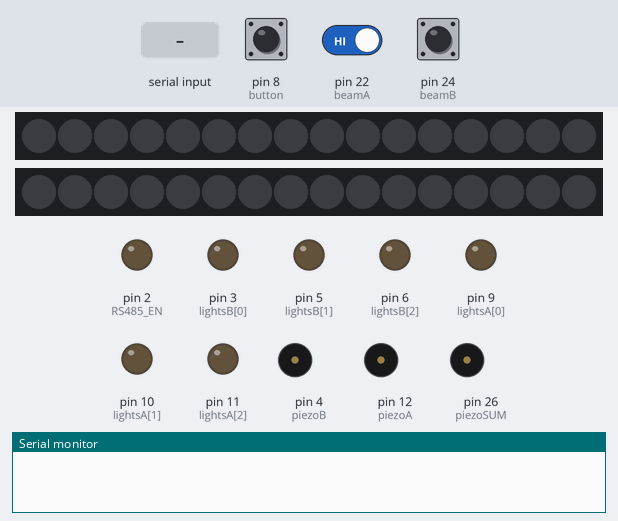
Bench run of a sketch on a simulated Arduino Mega 2560, built with avr-gcc and run on an emulated ATmega2560. On the bench: 2 × 16 RGB LEDs in strip order, left to right, output pins drawn as LEDs (lit = HIGH), buzzer (waves = sounding, pin HIGH), the last lines printed to the serial monitor. Dashed ring = blinking. Inputs (shaded band) come from the test bench; at power-on: pin 8 (button) HIGH, pin 22 (beamA) HIGH, pin 24 (beamB) HIGH.

Above: at 1.2 s.
1.3 s: pin 8 (button) pulled LOW for 0.15 s
At 1.96 s:
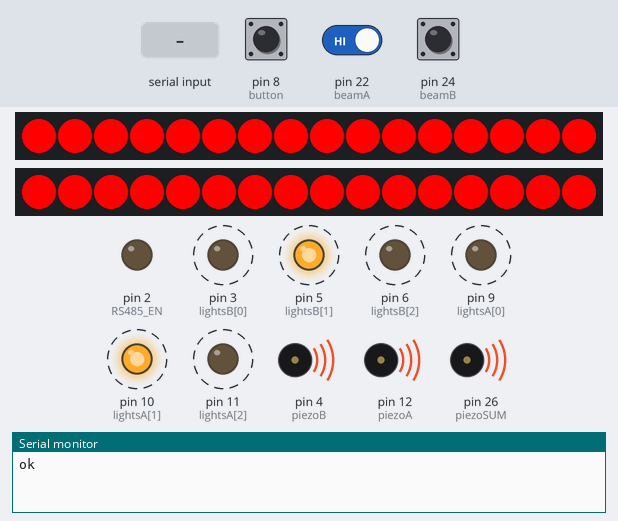
2.0 s: "start\n" received over Serial
5.0 s: pin 8 (button) pulled LOW for 1 s
At 6.26 s:
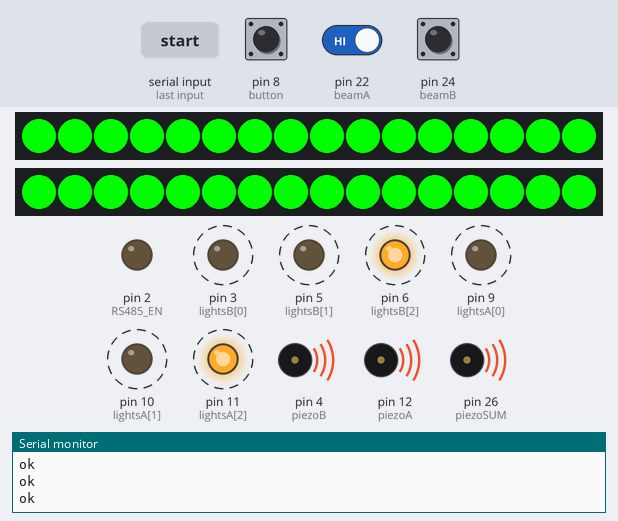
6.6 s: pin 8 (button) driven LOW and pin 22 (beamA) driven LOW
9.6 s: "start\n" received over the second serial link
At 11.09 s:
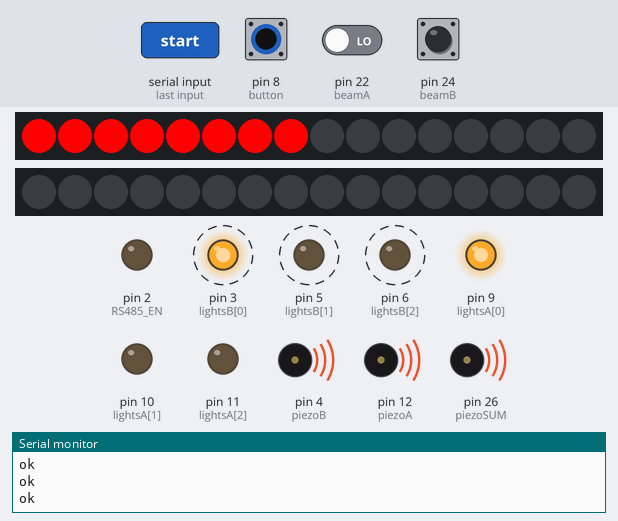
11.8 s: "start\n" received over Serial
At 14.7 s:
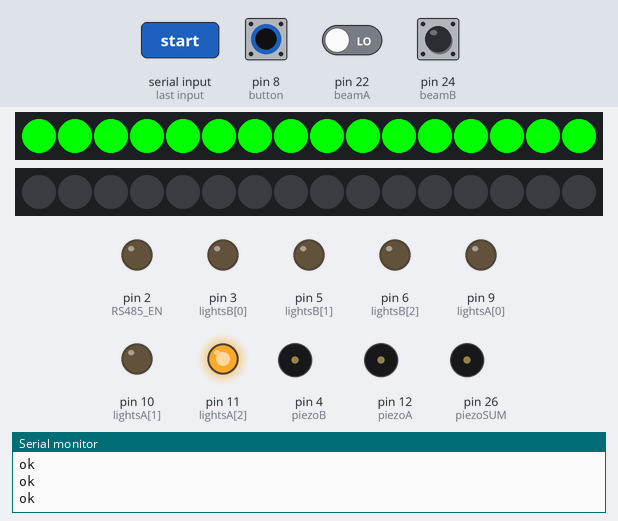
Timing chart, 0 to 18.5 s (numbered marks = the images above; inputs shaded):
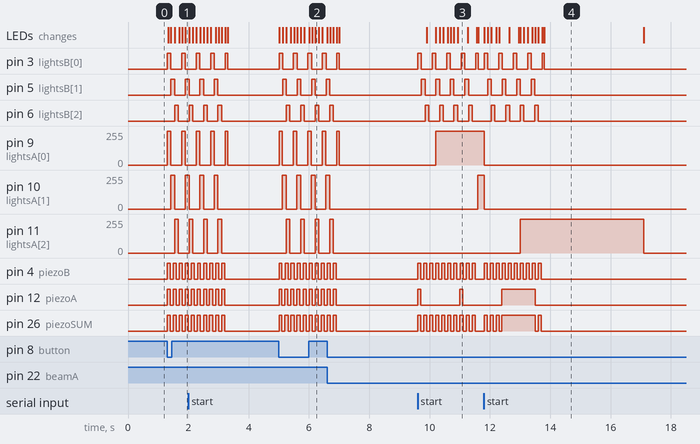

Measured:
- after the input at 1.3 s, pin 3 (lightsB[0]): alternates HIGH for 0.12 s and LOW for 0.36 s, starting at once; pin 5 (lightsB[1]): LOW → HIGH after 0.12 s, → LOW 0.12 s later, → HIGH 0.36 s later
- after the input at 5.0 s, pin 3 (lightsB[0]): alternates HIGH for 0.12 s and LOW for 0.36 s, starting at once; pin 5 (lightsB[1]): alternates HIGH for 0.12 s and LOW for 0.36 s, starting after 0.12 s
- after the input at 9.6 s, pin 2 (RS485_EN): stays LOW (without the input it goes to HIGH after 0.50 s); pin 3 (lightsB[0]): alternates HIGH for 0.12 s and LOW for 0.36 s, starting at once
- after the input at 11.8 s, pin 3 (lightsB[0]): alternates HIGH for 0.12 s and LOW for 0.36 s, 10 changes in all, then stays LOW, starting at once; pin 5 (lightsB[1]): alternates HIGH for 0.12 s and LOW for 0.36 s, 8 changes in all, then stays LOW, starting after 0.13 s

The sketch:

fw1.4.ino
```cpp
#include <Adafruit_NeoPixel.h>

/*
 Martin Pihrt
 FW: 1.4 17.06.2026
 Dva semafory + laserové brány + false-start logic
 Přidaná podpora pro počítadla kol v app
 Odesílání:
   finish_a
   finish_b

 přidaný 2x výstup pro WS28B12 pásek (2x8 LED jako semafor R,R,G)
 přidaný výstup piezo sum (piezo A+B)

komunikace
PYTHON ---> start ----> ARDUINO
ARDUINO ---> ok ------------> PYTHON
ARDUINO ---> finish_a ------> PYTHON
ARDUINO ---> finish_b ------> PYTHON
ARDUINO ---> race_finished -> PYTHON
-----------------

START
↓
běží semafor

1. přerušení během odpočtu
↓
FALSE START

OK
↓
závod běží

1. přerušení
↓
auto vyjelo ze startu
↓
ignorovat

2. přerušení
↓
auto projelo cílem
↓
finish_a
-----------------

piezo sum:
Semafor A pípá
→ piezoA
→ piezoSUM

Semafor B pípá
→ piezoB
→ piezoSUM

Pípají oba
→ piezoA
→ piezoB
→ piezoSUM

Jeden skončí
→ piezoSUM stále hraje

Skončí oba
→ piezoSUM ztichne
*/

// ============================================================================
// CONFIG
// ============================================================================
const int lightsA[]  = {9, 10, 11};
const int piezoA     = 12;
const int beamA      = 22;

const int lightsB[]  = {3, 5, 6};
const int piezoB     = 4;
const int beamB      = 24;

const int piezoSUM   = 26; // piezo sum A+B (only one piezo)

const int lightCount = 3;

const int RS485_EN   = 2;
const int button     = 8;

int fadeInTime  = 100;
int fadeOutTime = 100;

int stepTime    = 800;
int holdTime    = 3000;

int beepShort   = 100;
int beepLong    = 1100;

int warnDurationMs = 2000;
int warnBeepOnMs   = 100;
int warnBeepOffMs  = 100;
int warnStepMs     = 120;

bool laserActiveLow = false;
bool laserActiveHigh = true;
bool useInternalPullup = true;

const int BAUD  = 9600;

bool DEBUG = false; //true;

// ============================================================================
// RGB LED WS28B12 2x (2x8 RGB LED)
// ============================================================================
#define WS_PIN_A 25
#define WS_PIN_B 23

#define WS_COUNT 16

Adafruit_NeoPixel wsA(
    WS_COUNT,
    WS_PIN_A,
    NEO_GRB + NEO_KHZ800
);

Adafruit_NeoPixel wsB(
    WS_COUNT,
    WS_PIN_B,
    NEO_GRB + NEO_KHZ800
);

// ============================================================================
// GLOBALS
// ============================================================================
unsigned long now;
bool okSent = false;
// race running flag
bool raceRunning = false;
// finish flags
bool finishASent = false;
bool finishBSent = false;
// debounce finish gate
unsigned long lastFinishA = 0;
unsigned long lastFinishB = 0;
const unsigned long finishDebounce = 3500;
// counter for beam interrupt
byte beamCountA = 0;
byte beamCountB = 0;
bool falseStartA = false;
bool falseStartB = false;
bool sumBeepA = false;
bool sumBeepB = false;
bool lastButtonState = HIGH;

void rs485Send(String msg);

// ============================================================================
// HELPER
// ============================================================================
bool isBeamBrokenRaw(int pin) {
  int v = digitalRead(pin);
  if (laserActiveLow)  return (v == LOW);
  if (laserActiveHigh) return (v == HIGH);
  return false;
}

// ============================================================================
// FINISH DETECTION
// ============================================================================
void handleFinishA() {
  if (!raceRunning) return;
  if (finishASent) return;
  if (!isBeamBrokenRaw(beamA)) return;
  if (now - lastFinishA < finishDebounce) return;
  lastFinishA = now;
  beamCountA++;
  if (DEBUG) {
    Serial.print(F("[A] beam count = "));
    Serial.println(beamCountA);
  }
  byte requiredCount = falseStartA ? 3 : 2;
  if (beamCountA < requiredCount)
    return;
  finishASent = true;
  Serial.println(F("finish_a"));
  rs485Send("finish_a\n");
  falseStartA = false;
}

void handleFinishB() {
  if (!raceRunning) return;
  if (finishBSent) return;
  if (!isBeamBrokenRaw(beamB)) return;
  if (now - lastFinishB < finishDebounce) return;
  lastFinishB = now;
  beamCountB++;
  if (DEBUG) {
    Serial.print(F("[B] beam count = "));
    Serial.println(beamCountB);
  }
  byte requiredCount = falseStartB ? 3 : 2;
  if (beamCountB < requiredCount)
    return;
  finishBSent = true;
  Serial.println(F("finish_b"));
  rs485Send("finish_b\n");
  falseStartB = false;
}

void handleRaceFinished() {
  if (!raceRunning) return;
  if (finishASent && finishBSent) {
    raceRunning = false;
    Serial.println(F("race_finished"));
    rs485Send("race_finished\n");
    if (DEBUG) {
      Serial.println(F("[RACE] FINISHED"));
    }
  }
}

// ============================================================================
// TRAFFIC LIGHT CLASS
// ============================================================================
struct TrafficLight {
  const int* leds;
  int piezo;
  int beamPin;
  int id;
  enum State {
    IDLE,
    FADE_IN,
    STEP_WAIT,
    HOLD,
    FADE_OUT,
    FALSE_START
  } state;

  Adafruit_NeoPixel* strip;
  unsigned long stateTimer;
  unsigned long fadeTimer;
  int fadeLevel;
  int currentLED;
  bool fadeBeepStarted;
  bool beepActive;
  unsigned long beepEnd;
  bool warnActive;
  unsigned long warnEnd;
  unsigned long warnTick;
  int warnPhase;
  bool completedLong;
  bool finishedForOk;

  void updateSumPiezo()
  {
    digitalWrite(piezoSUM,(sumBeepA || sumBeepB) ? HIGH : LOW);
  }

  void init(const int* l, int p, int b, int _id, Adafruit_NeoPixel* ws) {
    leds = l;
    piezo = p;
    beamPin = b;
    id = _id;
    state = IDLE;
    stateTimer = 0;
    fadeTimer = 0;
    fadeLevel = 0;
    currentLED = 0;
    fadeBeepStarted = false;
    beepActive = false;
    beepEnd = 0;
    warnActive = false;
    warnEnd = 0;
    warnTick = 0;
    warnPhase = 0;
    completedLong = false;
    finishedForOk = false;
    strip = ws;
  }

  void resetOutputs() {
    for (int i = 0; i < lightCount; i++) {
      analogWrite(leds[i], 0);
    }
    digitalWrite(piezo, LOW);
    wsOff();
    if (id == 0)
      sumBeepA = false;
    else
      sumBeepB = false;
    updateSumPiezo();
  }

  void start() {
    if (state != IDLE) return;
    state = FADE_IN;
    currentLED = 0;
    fadeLevel = 0;
    fadeTimer = now;
    fadeBeepStarted = false;
    completedLong = false;
    finishedForOk = false;
    if (DEBUG) {
      Serial.print(F("[TL] start semafor "));
      Serial.println(id);
    }
  }

  void triggerFalseStart() {
    finishedForOk = true;
    state = FALSE_START;
    warnActive = true;
    warnEnd = now + (unsigned long)warnDurationMs;
    warnTick = now;
    warnPhase = 0;
    beepActive = false;
    digitalWrite(piezo, LOW);
    if (id == 0)
      sumBeepA = false;
    else
      sumBeepB = false;
    updateSumPiezo();
    for (int i = 0; i < lightCount; i++) {
      analogWrite(leds[i], 0);
    }
    wsOff();
    if (DEBUG) {
      Serial.print(F("[TL] FALSE START semafor "));
      Serial.println(id);
    }
    if (id == 0) falseStartA = true;
    if (id == 1) falseStartB = true;
  }

  void startBeep(int duration) {
    digitalWrite(piezo, HIGH);
    beepActive = true;
    beepEnd = now + duration;
    if (id == 0)
      sumBeepA = true;
    else
      sumBeepB = true;
    updateSumPiezo();
  }

  void stopBeep() {
    digitalWrite(piezo, LOW);
    beepActive = false;
    if (id == 0)
      sumBeepA = false;
    else
      sumBeepB = false;
    updateSumPiezo();
  }

  void fadeInStep() {
    int interval = max(1, fadeInTime / 255);
    if (now - fadeTimer >= interval) {
      fadeTimer = now;
      analogWrite(leds[currentLED], fadeLevel);
      if (currentLED < 2)
      {
        setWsBrightness(255, 0, fadeLevel);
      }
      else
      {
        setWsBrightness(0, 255, fadeLevel);
      }
      fadeLevel++;
      if (fadeLevel > 255)
        fadeLevel = 255;
    }
  }

  bool fadeInDone() {
    return (fadeLevel == 255);
  }

  void fadeOutAllStep() {
    int interval = max(1, fadeOutTime / 255);
    if (now - fadeTimer >= interval) {
      fadeTimer = now;
      fadeLevel--;
      if (fadeLevel < 0) {
        fadeLevel = 0;
      }
      for (int i = 0; i < lightCount; i++) {
        analogWrite(leds[i], fadeLevel);
      }
      if (currentLED >= 2)
        {
          setWsBrightness(0, 255, fadeLevel);
        }
        else
        {
          setWsBrightness(255, 0, fadeLevel);
        }
    }
  }

  bool fadeOutDone() {
    return (fadeLevel <= 0);
  }

  void update() {
    if (beepActive && now >= beepEnd) {
      stopBeep();
    }
    if (state != IDLE && state != FALSE_START) {
      if (!completedLong) {
        if (isBeamBrokenRaw(beamPin)) {
          triggerFalseStart();
          return;
        }
      }
    }

    switch (state) {
      case IDLE:
        break;

      case FADE_IN:
        if (!fadeBeepStarted) {
          if (currentLED == lightCount - 1) {
            startBeep(beepLong);
            completedLong = true;
            finishedForOk = true;
          } else {
            startBeep(beepShort);
          }
          fadeBeepStarted = true;
        }
        fadeInStep();
        if (fadeInDone()) {
          state = STEP_WAIT;
          stateTimer = now;
          fadeLevel = 0;
        }
        break;

      case STEP_WAIT:
        if (now - stateTimer >= (unsigned long)stepTime) {
          currentLED++;
          if (currentLED >= lightCount) {
            state = HOLD;
            stateTimer = now;
          } else {
            state = FADE_IN;
            fadeTimer = now;
            fadeBeepStarted = false;
          }
        }
        break;

      case HOLD:
        if (now - stateTimer >= (unsigned long)holdTime) {
          state = FADE_OUT;
          fadeLevel = 255;
          fadeTimer = now;
        }
        break;

      case FADE_OUT:
        fadeOutAllStep();
        if (fadeOutDone()) {
          state = IDLE;
          resetOutputs();
        }
        break;

      case FALSE_START:
        if (warnActive) {
          unsigned long t = (now - (warnEnd - warnDurationMs));
          unsigned long cycle = warnBeepOnMs + warnBeepOffMs;
          bool warnBeep = ((t % cycle) < (unsigned long)warnBeepOnMs);
          digitalWrite(piezo, warnBeep);
          if (id == 0)
            sumBeepA = warnBeep;
          else
            sumBeepB = warnBeep;
          updateSumPiezo();
          unsigned long elapsedFromStart =
            (warnDurationMs - (warnEnd - now));
          int step =
            (elapsedFromStart / warnStepMs) % (lightCount + 1);
          for (int i = 0; i < lightCount; i++) {
            if (step < lightCount) {
              analogWrite(leds[i], (i == step) ? 255 : 0);
            } else {
              analogWrite(leds[i], 0);
            }
          }

          // WS2812 false start animace
          if (step == 0)
          {
            // první červená
            for (int i = 0; i < 8; i++)
              strip->setPixelColor(i, strip->Color(255, 0, 0));
            for (int i = 8; i < 16; i++)
              strip->setPixelColor(i, 0);
          }
          else if (step == 1)
          {
            // druhá červená
            for (int i = 0; i < 16; i++)
              strip->setPixelColor(i, strip->Color(255, 0, 0));
          }
          else if (step == 2)
          {
            // zelená
            for (int i = 0; i < 16; i++)
              strip->setPixelColor(i, strip->Color(0, 255, 0));
          }
          else
          {
            strip->clear();
          }
          strip->show();

          if (now >= warnEnd) {
            warnActive = false;
            digitalWrite(piezo, LOW);
            if (id == 0)
              sumBeepA = false;
            else
              sumBeepB = false;
            updateSumPiezo();
            for (int i = 0; i < lightCount; i++) {
              analogWrite(leds[i], 0);
            }
            wsOff();
            state = IDLE;
          }
        } else {
          digitalWrite(piezo, LOW);
          if (id == 0)
            sumBeepA = false;
          else
            sumBeepB = false;
          updateSumPiezo();
          for (int i = 0; i < lightCount; i++) {
            analogWrite(leds[i], 0);
          }
          wsOff();
          state = IDLE;
        }
        break;
    }
  }

  void setWsBrightness(uint8_t red, uint8_t green, uint8_t level)
  {
    uint32_t color =  strip->Color((red   * level) / 255, (green * level) / 255, 0);
    if (currentLED == 0)
    {
      // RED1 = LED 0-7
      for (int i = 0; i < 8; i++)
          strip->setPixelColor(i, color);
      for (int i = 8; i < 16; i++)
          strip->setPixelColor(i, 0);
    }
    else if (currentLED == 1)
    {
      // RED1 + RED2
      for (int i = 0; i < 16; i++)
        strip->setPixelColor(i, color);
    }
    else
    {
      // GREEN
      uint32_t greenColor = strip->Color(0, level, 0);
      for (int i = 0; i < 16; i++)
        strip->setPixelColor(i, greenColor);
    }
    strip->show();
  }

  void wsOff()
  {
    strip->clear();
    strip->show();
  }
};

// ============================================================================
// INSTANCES
// ============================================================================
TrafficLight tlA;
TrafficLight tlB;

// ============================================================================
// RS485
// ============================================================================
void rs485Send(String msg) {
  digitalWrite(RS485_EN, HIGH);
  delayMicroseconds(40);
  Serial1.print(msg);
  Serial1.flush();
  delayMicroseconds(40);
  digitalWrite(RS485_EN, LOW);
}

// ============================================================================
// UART
// ============================================================================
String rx0 = "";
String rx1 = "";

void startRace() {
  tlA.resetOutputs();
  tlB.resetOutputs();
  tlA.start();
  tlB.start();
  okSent = false;
  raceRunning = false;
  finishASent = false;
  finishBSent = false;
  lastFinishA = 0;
  lastFinishB = 0;
  beamCountA = 0;
  beamCountB = 0;
  falseStartA = false;
  falseStartB = false;
  if (DEBUG) {
    Serial.println(F("[RACE] START"));
  }
}

void handleUART() {
  while (Serial.available()) {
    char c = Serial.read();
    if (c == '\n') {
      rx0.trim();
      if (rx0.equalsIgnoreCase("start")) {
        startRace();
      }
      rx0 = "";
    } else {
      rx0 += c;
    }
  }
  while (Serial1.available()) {
    char c = Serial1.read();
    if (c == '\n') {
      rx1.trim();
      if (rx1.equalsIgnoreCase("start")) {
        startRace();
      }
      rx1 = "";
    } else {
      rx1 += c;
    }
  }
}

// ============================================================================
// BUTTON
// ============================================================================
unsigned long lastButton = 0;
const int debounce = 50;

void handleSwitch()
{
  bool currentState = digitalRead(button);
  // reakce pouze na přechod HIGH -> LOW
  if (lastButtonState == HIGH && currentState == LOW)
  {
    if (now - lastButton > debounce)
    {
      startRace();
      lastButton = now;
    }
  }
  lastButtonState = currentState;
}

// ============================================================================
// SETUP
// ============================================================================
void setup() {
  Serial.begin(BAUD);
  Serial1.begin(BAUD);
  pinMode(RS485_EN, OUTPUT);
  digitalWrite(RS485_EN, LOW);
  pinMode(piezoA, OUTPUT);
  pinMode(piezoB, OUTPUT);
  pinMode(piezoSUM, OUTPUT);
  digitalWrite(piezoSUM, LOW);
  pinMode(button, INPUT_PULLUP);
  if (useInternalPullup) {
    pinMode(beamA, INPUT_PULLUP);
    pinMode(beamB, INPUT_PULLUP);
  } else {
    pinMode(beamA, INPUT);
    pinMode(beamB, INPUT);
  }
  for (int i = 0; i < lightCount; i++) {
    analogWrite(lightsA[i], 0);
    analogWrite(lightsB[i], 0);
  }
  tlA.init(lightsA, piezoA, beamA, 0, &wsA);
  tlB.init(lightsB, piezoB, beamB, 1, &wsB);

  wsA.begin();
  wsB.begin();
  wsA.clear();
  wsB.clear();
  wsA.show();
  wsB.show();

  if (DEBUG) {
    Serial.println(F("[BOOT] READY"));
  }
}

// ============================================================================
// LOOP
// ============================================================================
void loop() {
  now = millis();
  handleUART();
  tlA.update();
  tlB.update();
  handleSwitch();
  // OK po zelené
  if (!okSent && tlA.finishedForOk && tlB.finishedForOk) {
    okSent = true;
    raceRunning = true;
    rs485Send("ok\n");
    Serial.println(F("ok"));
    if (DEBUG) {
      Serial.println(F("[GLOBAL] OK"));
    }
  }
  // finish detekce
  handleFinishA();
  handleFinishB();
  // konec závodu
  handleRaceFinished();
}
```
